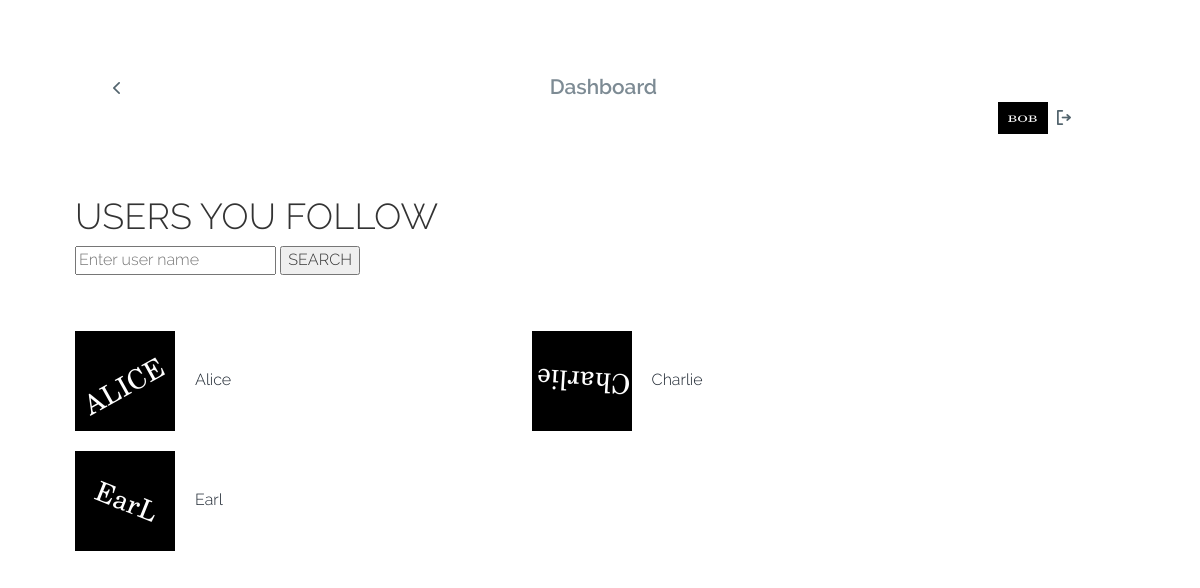
/SherlPHP/userFollows.php (signed in), run on the app's committed database.
### tables this page shows
CREATE TABLE rel_user_follows_user  (   follower VARCHAR(50) NOT NULL,
                                        followee VARCHAR(50) NOT NULL,
                                        PRIMARY KEY (follower, followee),
                                        FOREIGN KEY (follower) REFERENCES user(uname),
                                        FOREIGN KEY (followee) REFERENCES user(uname)
                                    );

### SherlPHP/userFollows.php (the view, shortened to what this page needs)
<!DOCTYPE HTML>
<html>
	<head>
		<link href="css/bootstrap.css" rel='stylesheet' type='text/css' />
		<link href="css/style.css" rel='stylesheet' type='text/css' />
   		<link rel="stylesheet" href="fonts/css/font-awesome.min.css">
	</head>
	<body>
    <?php
include("connectdb.php");
$uname = $_SESSION['name'];
 ?>
		<div class="container">
			<div class="top-header">
				<link type="text/css" rel="stylesheet" href="css/jquery.mmenu.all.css" />
				<div id="page">
					<div id="header">
						<a href="#menu-left"> </a>
					</div>
				</div>
				<div class="logo">
					<span>Dashboard </span>
				</div>
				<div style="float:right; width:100px;"> <a href="userHome.php"> <?php echo "<img src='images/user/$uname.jpg' style='width:50px; height:32px;'title='admin' alt='HOME' />"
 ?></a> <a href="logout.php"><img src="images/logout.png" alt="LOGOUT"/></a></div>
				<div class="clearfix"> </div>
			</div>
			<div class="content">
            <div style="background-color:#FFF">
            <h1>USERS YOU FOLLOW</h2>
				<form action="searchUsers.php" method="post">
<input type="text" value="" placeholder="Enter user name" name="followee" id="followee"/>
<input type="submit" value="SEARCH"/>
</form>
<br/><br/>
<table border="0" width="100%" cellspacing="20" cellpadding="20">
<tr style="height:120">
<?php
$count =0;
if ($stmt = $mysqli->prepare("select followee from rel_user_follows_user where follower = ?")) {
	$stmt->bind_param("s", $uname);
  $stmt->execute();
  $stmt->bind_result($followee);
  while($stmt->fetch()){
	  if ($count==2)
	{echo "<tr >"; $count=0;}
	  ?>
<td width="120" height="120"><?php echo "<img src=images/user/$followee.jpg style='width:100px; height:100px;'/>";?></td><td  style="text-align:left;"><a href="visitUserPage.php?user=<?= $followee; ?>"><?= $followee; ?></a></td>
<?php
$count=$count+1;
  }?>
  </tr>
  </table>
  <?php
 }
?>
  </div>
			</div>
		</div>
	</body>
</html>

### SherlPHP/css/style.css (style rules this page uses)
html, body { font-family: 'Raleway-Light'; font-size: 100%; background: url(../purple-abstract-wallpaper-guitar.jpg) no-repeat center center fixed; -webkit-background-size: cover; -moz-background-size: cover; -o-background-size: cover; background-size: cover; }
body a { transition:0.5s all; -webkit-transition:0.5s all; -moz-transition:0.5s all; -o-transition:0.5s all; -ms-transition:0.5s all; }
.container { width:90%; margin:0 auto; }
#header a, .header a { display: block; width: 13px; height: 18px; position: absolute; top:32px; left: 20px; background: url(../images/arrow.png) no-repeat 0px 0px; }
.top-header { background: #FFF; width: 97.8%; position: relative; margin: 3em 15px 15px 15px; padding: 1.5em 1.2em; border-radius: 0.3em; -webkit-border-radius: 0.3em; -moz-border-radius: 0.3em; -o-border-radius: 0.3em; -ms-border-radius: 0.3em; }
.logo { float:left; width:100%; text-align:center; }
.logo span { color: #7D8B94; font-size: 1.3em; font-family: 'Raleway-SemiBold'; }
.content { margin-top: 1.5em; }

### data on the page
rel_user_follows_user: followee (picture), followee "Alice"
rel_user_follows_user: followee (picture), followee "Charlie"
rel_user_follows_user: followee (picture), followee "Earl"
